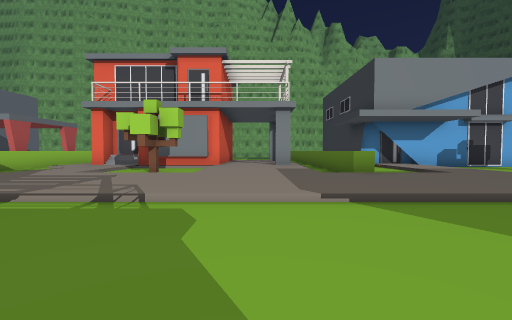
view 1 (above)

24 first-person views from a walk through a scene from a Unity 3-D project. The camera is 1.2 m above the floor, tilts 2° down and sees 90° across. The floor is counted in squares, 2 m on a side. Each view is taken from the middle of a square. On the plan, view 1 faces up. The plan holds only what a view shows up to about 9 squares ahead; the rest is blank. The place goes on beyond the plan. The player is left out. Some surface patterns are stand-ins.

view 2
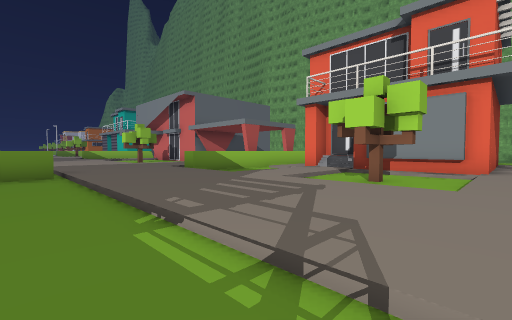

view 3
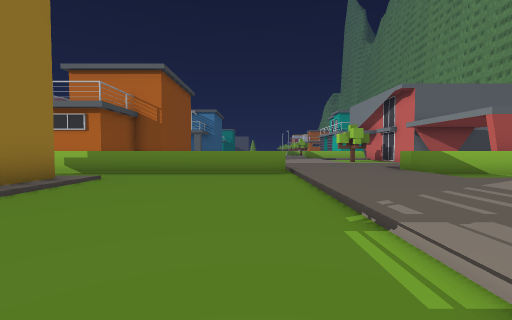

view 4
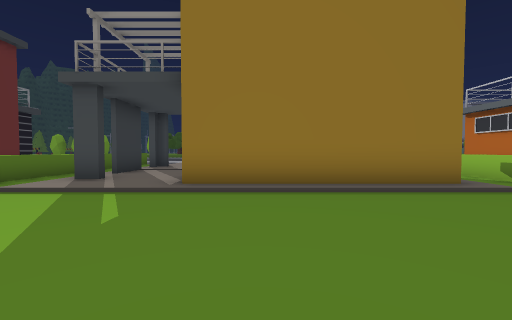

view 5
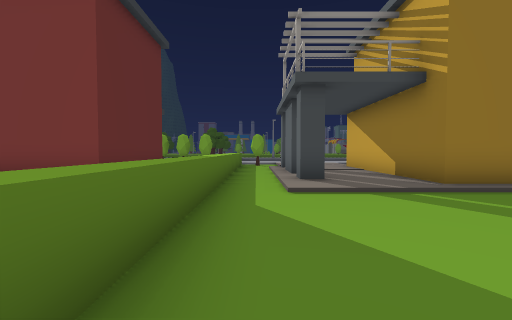

view 6
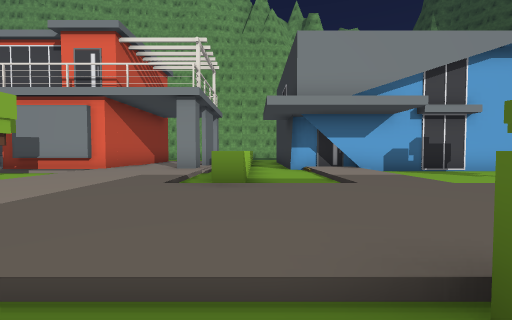

view 7
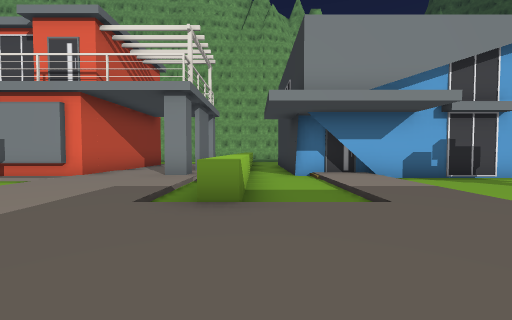

view 8
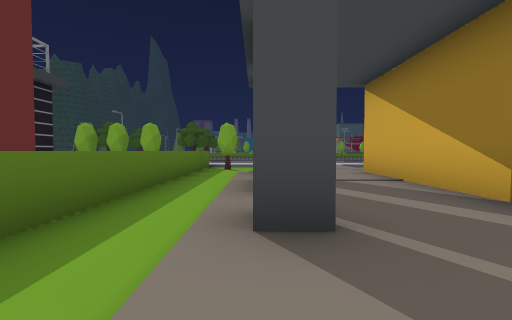

view 9
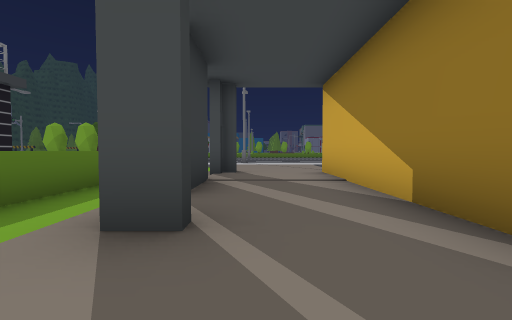

view 10
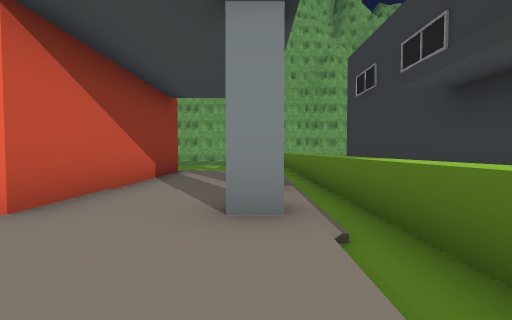

view 11
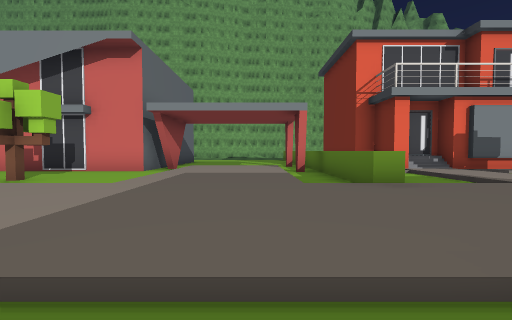

view 12
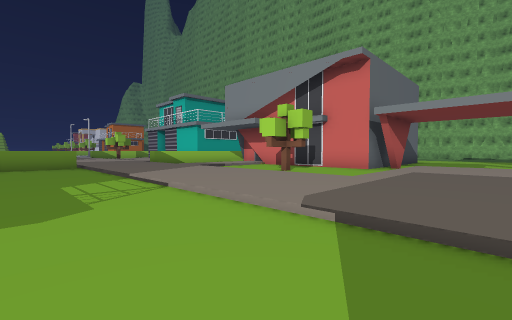

view 13
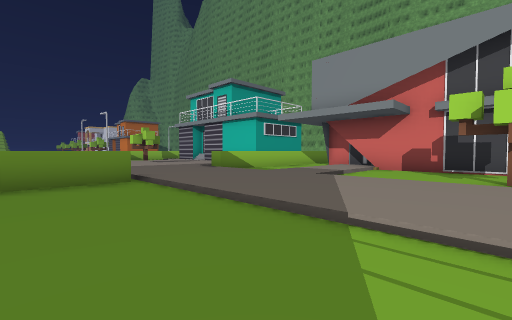

view 14
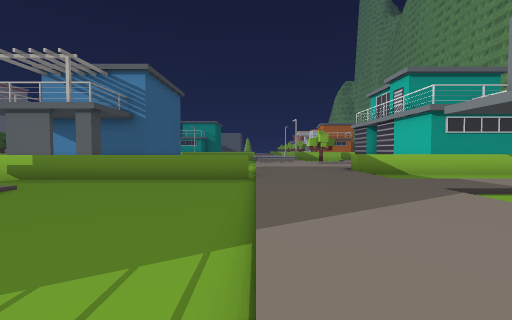

view 15
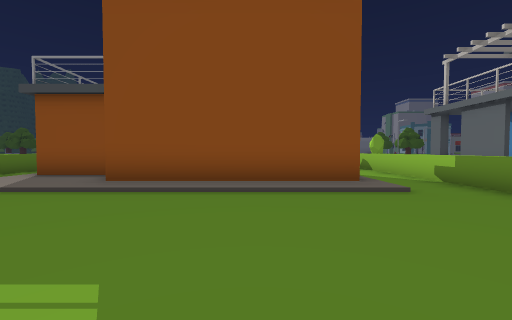

view 16
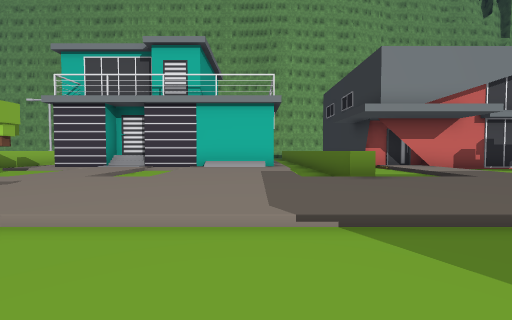

view 17
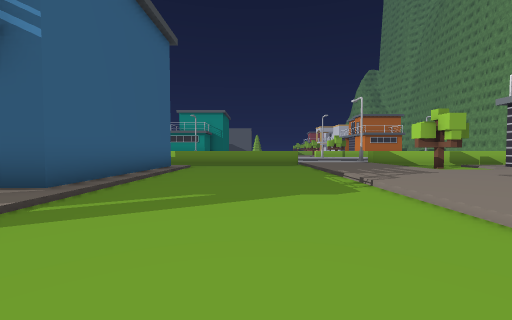

view 18
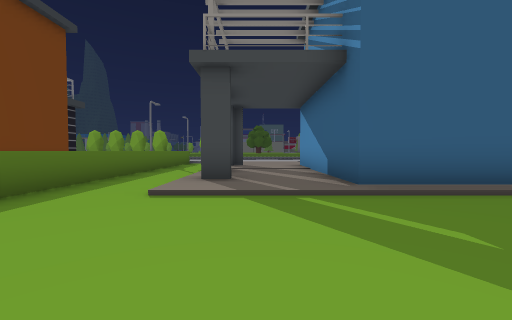

view 19
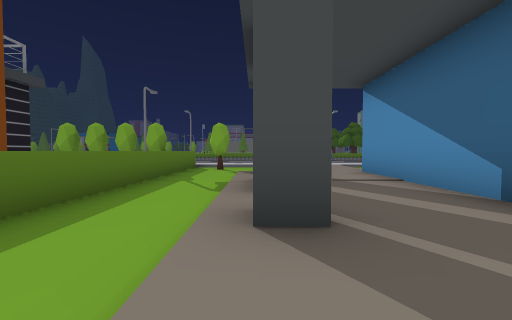

view 20
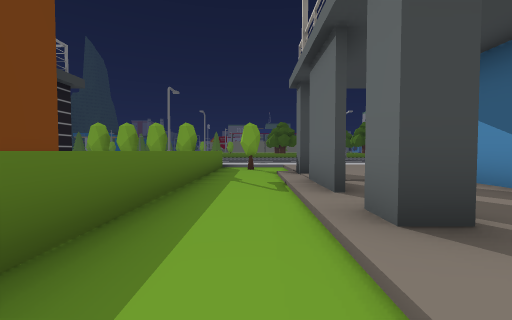

view 21
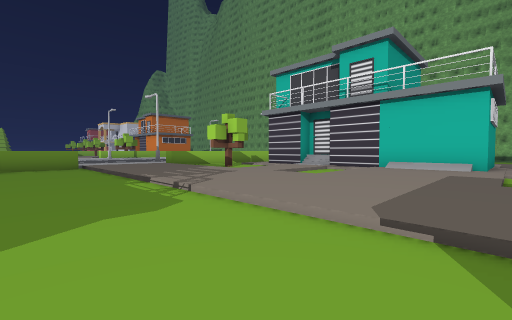

view 22
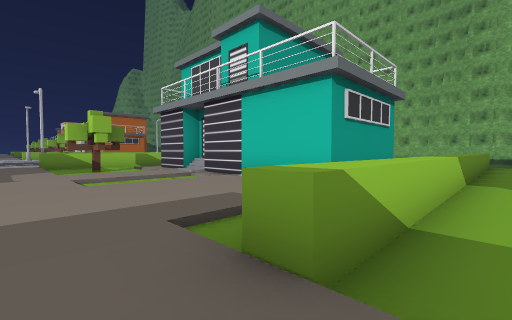

view 23
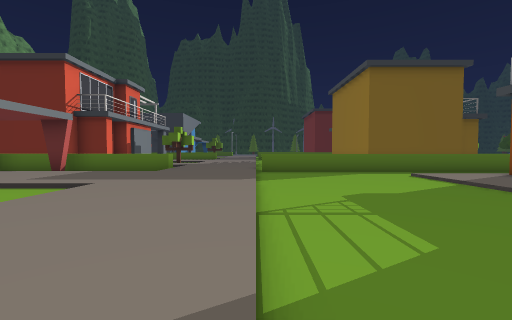

view 24
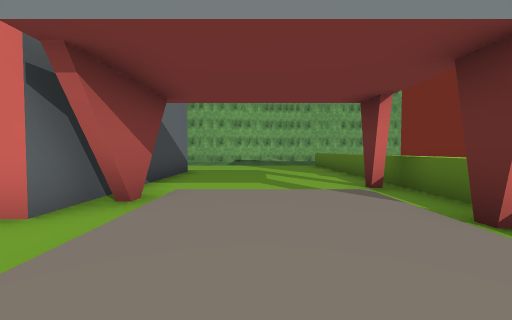

### Floor plan
Key: @ floor where view 1 was taken; # wall or solid block; x gap in a wall; . main floor; : floor 0.25 m higher than the main floor; / step, stairs or slope; ^ raised ledge; T tree; B bush.
Columns run from 31 left of view 1 to 7 right of it. Each row starts with its distance up from view 1.
 16          ^.      #.....^          ^
 15          ^.      #.....^      // .^#
 14          ^.      #.....^ #   #:: .^#
 13        #/^.      #.....^ #   #:: .^#
 12        #/^.       .....^ #   #::#.^#
 11        #/^.       #///.^ #   #::x.^#
 10 :#######/^. #######:::.^ #####:::.^####
  9 ///://///^..:/.....:::.^//:/##:::.^.:/.
  8 T./:./::/^..:/..T..:::.^./:.T.:::.^.:/.
  7 TT/:./::/^..:/..T..:::.^./:.T.:::.^.:/.
  6 ///://::/^//://////:::/^//:///:::///://
  5 ::::::::::::::::::::::::::::::::::::::
  4 :::::::::::::::::::::::::::::::::::::
  3 ////////////////////////////////////
  2 ......... ^............^...........^
  1 ..........^............^...........^
  0 ..........^............^.......@...^
 -1 ..........^............^...........^
 -2 ######:::.^..::::::::/.^.######:::.^
 -3      #::#.^..######::/.^.     #::#.^ /#
 -4      #::x.^..#    ###/.^      #::x.^ /#
 -5      #::#.^..#      #/.^      #::#.^ /#
 -6      #:::.^. #      #/ ^      #:::.^ /#
 -7      #::#.^                   #::#.^  #
 -8      /: /.^                   /::/.^
 -9      /: /B^BBBB               /::/B^BBB

Positions as (right, up) in squares from view 1, and headings:
1: (0, 0), facing up
2: (-1, 2), facing up-left
3: (-1, 2), facing left
4: (-2, 3), facing down
5: (3, 3), facing down
6: (3, 2), facing up
7: (3, 3), facing up
8: (2, -1), facing down
9: (1, -1), facing down
10: (1, 7), facing up
11: (-10, 2), facing up
12: (-10, 1), facing up-left
13: (-15, 1), facing up-left
14: (-14, 3), facing left
15: (-16, 3), facing down
16: (-24, 1), facing up
17: (-22, 1), facing left
18: (-24, 2), facing down
19: (-23, -1), facing down
20: (-22, -1), facing down
21: (-23, 1), facing up-left
22: (-21, 5), facing up-left
23: (-17, 3), facing right
24: (-11, 7), facing up
